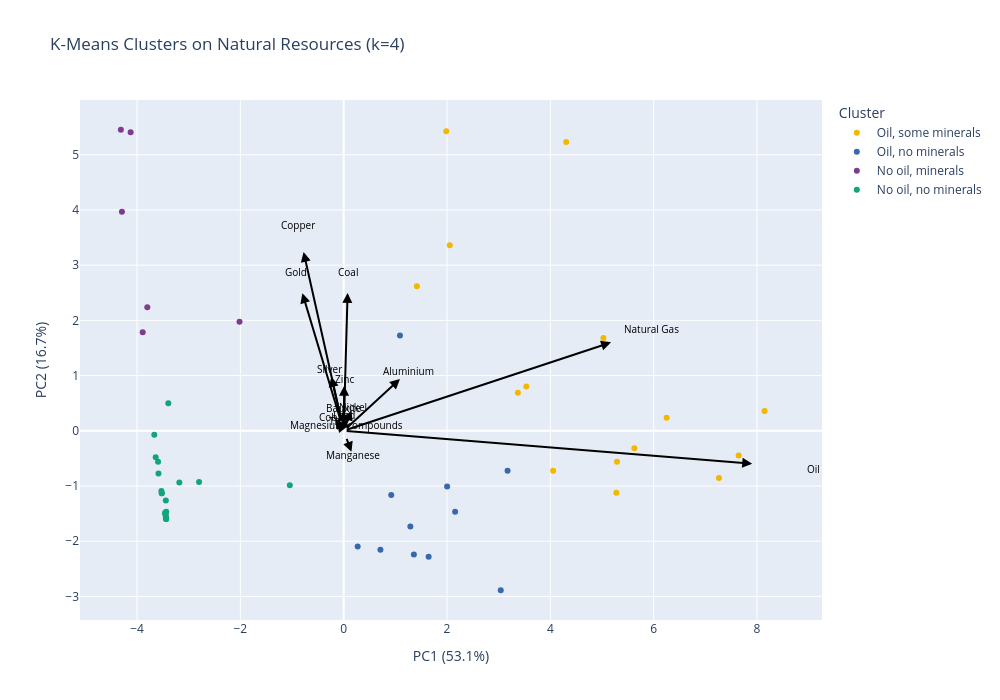

Notebook code for this chart:
### Code cell
import plotly.express as px

# =============================================================================
# STEP 1: Prepare data (get latest year per country)
# =============================================================================

df_latest = df_pivot.sort_values('Year', ascending=True).groupby(['Country', 'Country Code']).first().reset_index()
feature_cols = [c for c in df_latest.columns if c not in ['Country', 'Country Code', 'Year']]

# =============================================================================
# STEP 2: Log transform to reduce outlier influence
# =============================================================================

X = df_latest[feature_cols].fillna(0)
X_log = np.log1p(X)
X_scaled = X_log

# =============================================================================
# STEP 4: PCA - Dimensionality Reduction
# =============================================================================

pca = PCA(n_components=2)
pca_components = pca.fit_transform(X_scaled)

print(f"\nPCA Explained Variance:")
for i, var in enumerate(pca.explained_variance_ratio_):
    cumulative = pca.explained_variance_ratio_[:i+1].sum()
    print(f"  PC{i+1}: {var*100:.1f}% (cumulative: {cumulative*100:.1f}%)")

n_components_for_clustering = 2
X_pca = pca_components[:, :n_components_for_clustering]

print(f"\nUsing {n_components_for_clustering} PCs for clustering")
print(f"  Explains {pca.explained_variance_ratio_[:n_components_for_clustering].sum()*100:.1f}% of variance")

# =============================================================================
# STEP 5: K-Means Clustering on PCA Components
# =============================================================================

n_clusters = 4
kmeans = KMeans(n_clusters=n_clusters, n_init=10, random_state=42)
clusters = kmeans.fit_predict(X_pca)

# =============================================================================
# STEP 6: Create results dataframe + stable data-driven labels
# =============================================================================

pca_df = pd.DataFrame({
    'Country': df_latest['Country'],
    'Country Code': df_latest['Country Code'],
    'Year': df_latest['Year'],
    'PC1': pca_components[:, 0],
    'PC2': pca_components[:, 1],
    'Cluster_num': clusters
})

# Attach log-transformed features to compute cluster means
pca_df_with_features = pca_df.copy()
pca_df_with_features[feature_cols] = X_log.values

# Identify oil and mineral columns by name
oil_cols     = [c for c in feature_cols if any(k in c.lower() for k in ['oil', 'petroleum', 'crude'])]
mineral_cols = [c for c in feature_cols if any(k in c.lower() for k in ['mineral', 'coal', 'metal', 'copper', 'gold', 'iron', 'zinc'])]

print(f"\nOil columns found:     {oil_cols}")
print(f"Mineral columns found: {mineral_cols}")

# Compute per-cluster means
cluster_means = pca_df_with_features.groupby('Cluster_num')[oil_cols + mineral_cols].mean()
cluster_means['oil_mean']     = cluster_means[oil_cols].mean(axis=1)     if oil_cols     else 0
cluster_means['mineral_mean'] = cluster_means[mineral_cols].mean(axis=1) if mineral_cols else 0

oil_threshold     = cluster_means['oil_mean'].median()
mineral_threshold = cluster_means['mineral_mean'].median()

def assign_label(row):
    high_oil     = row['oil_mean']     > oil_threshold
    high_mineral = row['mineral_mean'] > mineral_threshold
    if high_oil and high_mineral:
        return 'Oil, some minerals'
    elif high_oil:
        return 'Oil, no minerals'
    elif high_mineral:
        return 'No oil, minerals'
    else:
        return 'No oil, no minerals'

label_map = {idx: assign_label(row) for idx, row in cluster_means.iterrows()}
pca_df['Cluster'] = pca_df['Cluster_num'].map(label_map)

print("\nCluster label assignments:")
print(cluster_means[['oil_mean', 'mineral_mean']].assign(Label=cluster_means.index.map(label_map)))

# =============================================================================
# STEP 7: Calculate PCA loadings for biplot arrows
# =============================================================================

loadings = pca.components_.T * np.sqrt(pca.explained_variance_)
loadings_df = pd.DataFrame(
    loadings[:, :2],
    columns=['PC1', 'PC2'],
    index=feature_cols
)

scale_factor = 2.5
loadings_df_scaled = loadings_df * scale_factor

top_n = 15
loading_importance = loadings_df.abs().sum(axis=1)
top_features = loading_importance.nlargest(top_n).index

print(f"\nTop {top_n} most influential resources:")
for feat in top_features:
    print(f"  {feat}: {loading_importance[feat]:.3f}")

# =============================================================================
# STEP 8: Build stable color map (alphabetical = Plotly's default Bold order)
# then use color_discrete_map so all charts stay in sync
# =============================================================================

_bold = px.colors.qualitative.Bold
_labels = sorted(pca_df['Cluster'].unique())  # alphabetical order
label_to_color = {label: _bold[i % len(_bold)] for i, label in enumerate(_labels)}

# cluster_names exposed for downstream cells (map, Rosling, etc.)
cluster_names = {row['Cluster_num']: row['Cluster']
                 for _, row in pca_df[['Cluster_num', 'Cluster']].drop_duplicates().iterrows()}

print("\nColor assignments:")
for label, color in label_to_color.items():
    print(f"  {label}: {color}")

# =============================================================================
# STEP 9: Create the biplot
# =============================================================================

fig = px.scatter(
    pca_df,
    x='PC1',
    y='PC2',
    color='Cluster',
    hover_data=['Country', 'Country Code', 'Year'],
    title=f'K-Means Clusters on Natural Resources (k={n_clusters})',
    color_discrete_map=label_to_color  # explicit map = stable colors across all charts
)

for feature in top_features:
    fig.add_annotation(
        x=loadings_df_scaled.loc[feature, 'PC1'],
        y=loadings_df_scaled.loc[feature, 'PC2'],
        ax=0, ay=0,
        xref='x', yref='y',
        axref='x', ayref='y',
        showarrow=True,
        arrowhead=2,
        arrowsize=1,
        arrowwidth=2,
        arrowcolor='black'
    )
    fig.add_annotation(
        x=loadings_df_scaled.loc[feature, 'PC1'] * 1.15,
        y=loadings_df_scaled.loc[feature, 'PC2'] * 1.15,
        text=feature,
        showarrow=False,
        font=dict(size=10, color='black'),
        xref='x', yref='y'
    )

fig.update_layout(
    width=1000,
    height=700,
    xaxis_title=f"PC1 ({pca.explained_variance_ratio_[0]*100:.1f}%)",
    yaxis_title=f"PC2 ({pca.explained_variance_ratio_[1]*100:.1f}%)",
)

fig.write_html("..\\figures\\clusters\\pca_biplot.html")
fig.write_image("..\\figures\\clusters\\pca_biplot.png")
fig.show()

### Figure 1 — Plotly figure (JSON) as saved in the notebook; plotly's stock layout.template omitted (floating-point values rounded to 4 significant figures)
{"data": [{"customdata": [["Algeria", "DZA", 1995], ["Indonesia", "IDN", 1995], ["Iran, Islamic Rep.", "IRN", 1995], ["Kazakhstan", "KAZ", 1995], ["Kuwait", "KWT", 1995], ["Libya", "LBY", 1995], ["Malaysia", "MYS", 1995], ["Oman", "OMN", 1995], ["Qatar", "QAT", 1995], ["Russian Federation", "RUS", 1995], ["Saudi Arabia", "SAU", 1995], ["Trinidad and Tobago", "TTO", 1995], ["United Arab Emirates", "ARE", 1995], ["Uzbekistan", "UZB", 1995], ["Venezuela, RB", "VEN", 1995]], "hovertemplate": "Cluster=Oil, some minerals<br>PC1=%{x}<br>PC2=%{y}<br>Country=%{customdata[0]}<br>Country Code=%{customdata[1]}<br>Year=%{customdata[2]}<extra></extra>", "legendgroup": "Oil, some minerals", "marker": {"color": "rgb(242, 183, 1)", "symbol": "circle"}, "mode": "markers", "name": "Oil, some minerals", "orientation": "v", "showlegend": true, "type": "scatter", "x": [4.054, 1.416, 3.534, 1.984, 7.263, 5.278, 3.372, 5.626, 7.646, 4.307, 6.25, 5.291, 8.147, 2.053, 5.027], "xaxis": "x", "y": [-0.7255, 2.618, 0.8002, 5.424, -0.8565, -1.124, 0.6878, -0.3178, -0.4498, 5.233, 0.2374, -0.5609, 0.3576, 3.362, 1.679], "yaxis": "y"}, {"customdata": [["Angola", "AGO", 1995], ["Azerbaijan", "AZE", 1995], ["Bahrain", "BHR", 1995], ["Congo, Rep.", "COG", 1995], ["Ecuador", "ECU", 1995], ["Egypt, Arab Rep.", "EGY", 1995], ["Equatorial Guinea", "GNQ", 1995], ["Gabon", "GAB", 1995], ["Iraq", "IRQ", 1995], ["Nigeria", "NGA", 1995], ["Yemen, Rep.", "YEM", 1995]], "hovertemplate": "Cluster=Oil, no minerals<br>PC1=%{x}<br>PC2=%{y}<br>Country=%{customdata[0]}<br>Country Code=%{customdata[1]}<br>Year=%{customdata[2]}<extra></extra>", "legendgroup": "Oil, no minerals", "marker": {"color": "rgb(57, 105, 172)", "symbol": "circle"}, "mode": "markers", "name": "Oil, no minerals", "orientation": "v", "showlegend": true, "type": "scatter", "x": [1.358, 3.172, 1.089, 1.644, 0.9204, 2.002, 0.2705, 3.04, 2.157, 1.29, 0.7108], "xaxis": "x", "y": [-2.242, -0.7229, 1.725, -2.28, -1.164, -1.008, -2.096, -2.889, -1.466, -1.732, -2.155], "yaxis": "y"}, {"customdata": [["Bolivia", "BOL", 1995], ["Chile", "CHL", 1995], ["Mongolia", "MNG", 1995], ["Papua New Guinea", "PNG", 1995], ["Zambia", "ZMB", 1995], ["Zimbabwe", "ZWE", 1995]], "hovertemplate": "Cluster=No oil, minerals<br>PC1=%{x}<br>PC2=%{y}<br>Country=%{customdata[0]}<br>Country Code=%{customdata[1]}<br>Year=%{customdata[2]}<extra></extra>", "legendgroup": "No oil, minerals", "marker": {"color": "rgb(127, 60, 141)", "symbol": "circle"}, "mode": "markers", "name": "No oil, minerals", "orientation": "v", "showlegend": true, "type": "scatter", "x": [-2.016, -4.313, -4.124, -4.292, -3.89, -3.801], "xaxis": "x", "y": [1.977, 5.453, 5.408, 3.968, 1.784, 2.236], "yaxis": "y"}, {"customdata": [["Burkina Faso", "BFA", 1995], ["Cameroon", "CMR", 1995], ["Chad", "TCD", 1995], ["Congo, Dem. Rep.", "COD", 1995], ["Cote d'Ivoire", "CIV", 1995], ["Ethiopia", "ETH", 1995], ["Ghana", "GHA", 1995], ["Guinea", "GIN", 1995], ["Kenya", "KEN", 1995], ["Lao PDR", "LAO", 1995], ["Liberia", "LBR", 1995], ["Madagascar", "MDG", 1995], ["Malawi", "MWI", 1995], ["Mali", "MLI", 1995], ["Mozambique", "MOZ", 1995], ["Myanmar", "MMR", 1995], ["Niger", "NER", 1995], ["Tanzania", "TZA", 1995], ["Uganda", "UGA", 1995], ["Viet Nam", "VNM", 1995]], "hovertemplate": "Cluster=No oil, no minerals<br>PC1=%{x}<br>PC2=%{y}<br>Country=%{customdata[0]}<br>Country Code=%{customdata[1]}<br>Year=%{customdata[2]}<extra></extra>", "legendgroup": "No oil, no minerals", "marker": {"color": "rgb(17, 165, 121)", "symbol": "circle"}, "mode": "markers", "name": "No oil, no minerals", "orientation": "v", "showlegend": true, "type": "scatter", "x": [-3.521, -3.181, -3.437, -3.593, -3.521, -3.457, -3.395, -3.666, -3.443, -3.435, -3.585, -3.438, -3.437, -3.639, -3.452, -2.8, -3.443, -3.448, -3.529, -1.043], "xaxis": "x", "y": [-1.13, -0.9382, -1.598, -0.5633, -1.131, -1.486, 0.5007, -0.07238, -1.564, -1.466, -0.7749, -1.599, -1.568, -0.4788, -1.514, -0.9268, -1.264, -1.508, -1.09, -0.986], "yaxis": "y"}], "layout": {"annotations": [{"arrowcolor": "black", "arrowhead": 2, "arrowsize": 1, "arrowwidth": 2, "ax": 0, "axref": "x", "ay": 0, "ayref": "y", "showarrow": true, "x": 7.907, "xref": "x", "y": -0.5954, "yref": "y"}, {"font": {"color": "black", "size": 10}, "showarrow": false, "text": "Oil", "x": 9.093, "xref": "x", "y": -0.6847, "yref": "y"}, {"arrowcolor": "black", "arrowhead": 2, "arrowsize": 1, "arrowwidth": 2, "ax": 0, "axref": "x", "ay": 0, "ayref": "y", "showarrow": true, "x": 5.175, "xref": "x", "y": 1.601, "yref": "y"}, {"font": {"color": "black", "size": 10}, "showarrow": false, "text": "Natural Gas", "x": 5.952, "xref": "x", "y": 1.842, "yref": "y"}, {"arrowcolor": "black", "arrowhead": 2, "arrowsize": 1, "arrowwidth": 2, "ax": 0, "axref": "x", "ay": 0, "ayref": "y", "showarrow": true, "x": -0.7769, "xref": "x", "y": 3.24, "yref": "y"}, {"font": {"color": "black", "size": 10}, "showarrow": false, "text": "Copper", "x": -0.8935, "xref": "x", "y": 3.726, "yref": "y"}, {"arrowcolor": "black", "arrowhead": 2, "arrowsize": 1, "arrowwidth": 2, "ax": 0, "axref": "x", "ay": 0, "ayref": "y", "showarrow": true, "x": -0.8001, "xref": "x", "y": 2.493, "yref": "y"}, {"font": {"color": "black", "size": 10}, "showarrow": false, "text": "Gold", "x": -0.9201, "xref": "x", "y": 2.867, "yref": "y"}, {"arrowcolor": "black", "arrowhead": 2, "arrowsize": 1, "arrowwidth": 2, "ax": 0, "axref": "x", "ay": 0, "ayref": "y", "showarrow": true, "x": 0.07556, "xref": "x", "y": 2.497, "yref": "y"}, {"font": {"color": "black", "size": 10}, "showarrow": false, "text": "Coal", "x": 0.08689, "xref": "x", "y": 2.871, "yref": "y"}, {"arrowcolor": "black", "arrowhead": 2, "arrowsize": 1, "arrowwidth": 2, "ax": 0, "axref": "x", "ay": 0, "ayref": "y", "showarrow": true, "x": 1.089, "xref": "x", "y": 0.9377, "yref": "y"}, {"font": {"color": "black", "size": 10}, "showarrow": false, "text": "Aluminium", "x": 1.252, "xref": "x", "y": 1.078, "yref": "y"}, {"arrowcolor": "black", "arrowhead": 2, "arrowsize": 1, "arrowwidth": 2, "ax": 0, "axref": "x", "ay": 0, "ayref": "y", "showarrow": true, "x": -0.239, "xref": "x", "y": 0.9764, "yref": "y"}, {"font": {"color": "black", "size": 10}, "showarrow": false, "text": "Silver", "x": -0.2749, "xref": "x", "y": 1.123, "yref": "y"}, {"arrowcolor": "black", "arrowhead": 2, "arrowsize": 1, "arrowwidth": 2, "ax": 0, "axref": "x", "ay": 0, "ayref": "y", "showarrow": true, "x": 0.00998, "xref": "x", "y": 0.8157, "yref": "y"}, {"font": {"color": "black", "size": 10}, "showarrow": false, "text": "Zinc", "x": 0.01148, "xref": "x", "y": 0.9381, "yref": "y"}, {"arrowcolor": "black", "arrowhead": 2, "arrowsize": 1, "arrowwidth": 2, "ax": 0, "axref": "x", "ay": 0, "ayref": "y", "showarrow": true, "x": 0.1499, "xref": "x", "y": -0.3807, "yref": "y"}, {"font": {"color": "black", "size": 10}, "showarrow": false, "text": "Manganese", "x": 0.1724, "xref": "x", "y": -0.4378, "yref": "y"}, {"arrowcolor": "black", "arrowhead": 2, "arrowsize": 1, "arrowwidth": 2, "ax": 0, "axref": "x", "ay": 0, "ayref": "y", "showarrow": true, "x": 0.1501, "xref": "x", "y": 0.3694, "yref": "y"}, {"font": {"color": "black", "size": 10}, "showarrow": false, "text": "Nickel", "x": 0.1727, "xref": "x", "y": 0.4248, "yref": "y"}, {"arrowcolor": "black", "arrowhead": 2, "arrowsize": 1, "arrowwidth": 2, "ax": 0, "axref": "x", "ay": 0, "ayref": "y", "showarrow": true, "x": -0.159, "xref": "x", "y": 0.2177, "yref": "y"}, {"font": {"color": "black", "size": 10}, "showarrow": false, "text": "Cobalt", "x": -0.1828, "xref": "x", "y": 0.2504, "yref": "y"}, {"arrowcolor": "black", "arrowhead": 2, "arrowsize": 1, "arrowwidth": 2, "ax": 0, "axref": "x", "ay": 0, "ayref": "y", "showarrow": true, "x": -0.00824, "xref": "x", "y": 0.3616, "yref": "y"}, {"font": {"color": "black", "size": 10}, "showarrow": false, "text": "Bauxite", "x": -0.009476, "xref": "x", "y": 0.4158, "yref": "y"}, {"arrowcolor": "black", "arrowhead": 2, "arrowsize": 1, "arrowwidth": 2, "ax": 0, "axref": "x", "ay": 0, "ayref": "y", "showarrow": true, "x": -0.134, "xref": "x", "y": 0.1575, "yref": "y"}, {"font": {"color": "black", "size": 10}, "showarrow": false, "text": "Tin", "x": -0.1541, "xref": "x", "y": 0.1812, "yref": "y"}, {"arrowcolor": "black", "arrowhead": 2, "arrowsize": 1, "arrowwidth": 2, "ax": 0, "axref": "x", "ay": 0, "ayref": "y", "showarrow": true, "x": 0.01903, "xref": "x", "y": 0.2503, "yref": "y"}, {"font": {"color": "black", "size": 10}, "showarrow": false, "text": "Lead", "x": 0.02189, "xref": "x", "y": 0.2878, "yref": "y"}, {"arrowcolor": "black", "arrowhead": 2, "arrowsize": 1, "arrowwidth": 2, "ax": 0, "axref": "x", "ay": 0, "ayref": "y", "showarrow": true, "x": 0.04217, "xref": "x", "y": 0.09133, "yref": "y"}, {"font": {"color": "black", "size": 10}, "showarrow": false, "text": "Magnesium compounds", "x": 0.04849, "xref": "x", "y": 0.105, "yref": "y"}], "height": 700, "legend": {"title": {"text": "Cluster"}, "tracegroupgap": 0}, "title": {"text": "K-Means Clusters on Natural Resources (k=4)"}, "width": 1000, "xaxis": {"anchor": "y", "domain": [0, 1], "title": {"text": "PC1 (53.1%)"}}, "yaxis": {"anchor": "x", "domain": [0, 1], "title": {"text": "PC2 (16.7%)"}}}}
